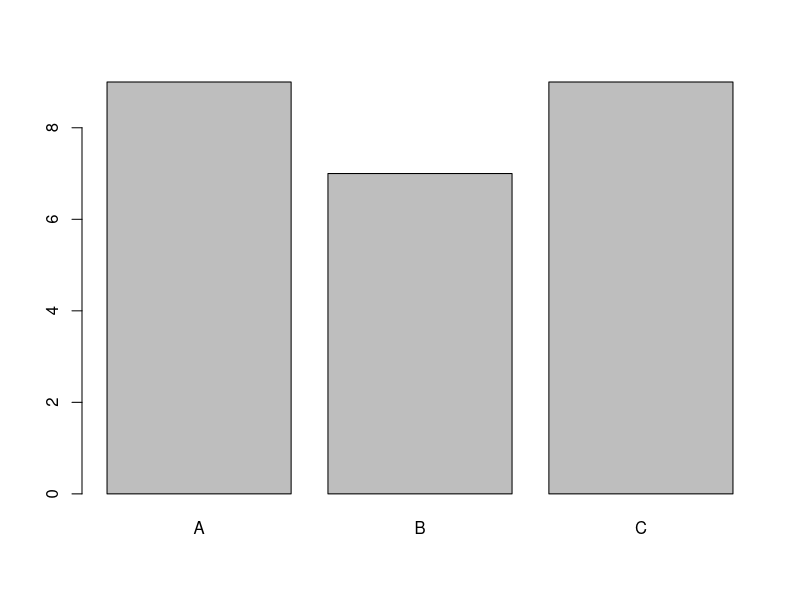
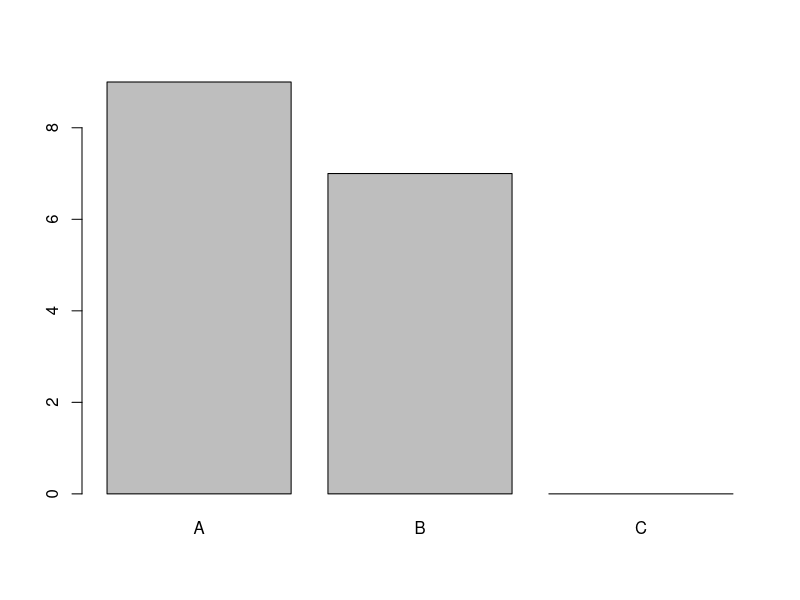
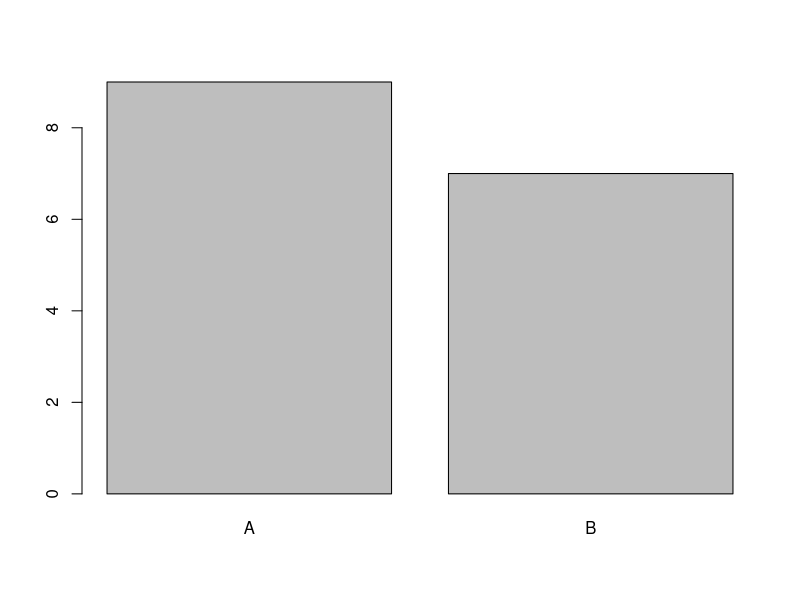

Source code (R) for these figures, in order:
## ---- chunk 1
knitr::opts_chunk$set(out.width="90%",out.height="90%") 
setwd("~/Library/Mobile Documents/com~apple~CloudDocs/cursos/estadisticacomputacional")
library(ggridges) 
library(reshape)
library(ggplot2)
library(tidyverse) 
library(patchwork)
## ---- chunk 2
    sexo<-c(0,1,0,0,0,0,0,0,0,1,1,0,1,1,0,1,0,0,0,0,1,1,1) 
    class(sexo)
## ---- chunk 3
    summary(sexo)
## ---- chunk 4
sexof<-factor(sexo)
sexof
summary(sexof)
## ---- chunk 5
sexof<-factor(sexo,labels=c("Fem","Mas"))
sexof
summary(sexof) 
## ---- chunk 6
class(sexof)
## ---- chunk 7
is.factor(sexof)
## ---- chunk 8
levels(sexof)
## ---- chunk 9
nlevels(sexof)
## ---- chunk 10
levels(sexof)=c("Femenino","Masculino") 
table(sexof)
## ---- chunk 11
edad=c(18,20,19,18,21,20)
sexo=c("M","F","M","M","F","F")
datos=data.frame(edad=edad,sexo=sexo,stringsAsFactors=TRUE) 
str(datos)
## ---- chunk 12
with( datos, tapply(edad,sexo, mean) ) 
## ---- chunk 13
sexo2=c('F','f','M','m','M','m','F','f','M','m','M','m','S')
sexo2=factor(sexo2)
summary(sexo2)
## ---- chunk 14
library(car)
sexo2=recode(sexo2,"c('F','f')='Femenino';
             c('M','m') = 'Masculino';
             else=NA")
summary(sexo2)
## ---- chunk 15
set.seed(1234)
satis=sample(1:10,size = 500,replace = TRUE)
satis=factor(satis)
table(satis)
## ---- chunk 16
#| echo: true
library(car)
satis_r=recode(satis,"c(1,2,3)='Baja';c(4,5,6,7)='Media';else='Alta'")
## ---- chunk 17
set.seed(1234)
peso=rpois(25,lambda = 40)
trat=factor(sample(c("A","B","C"),25,replace = TRUE) )
dataT=data.frame(peso,trat)
head(dataT)
## ---- chunk 18
barplot(table(dataT$trat)) 
## ---- chunk 19
dataTb=subset(dataT,subset=trat!='C')
table(dataTb$trat) 
## ---- chunk 20
levels(dataTb$trat)
## ---- chunk 21
barplot(table(dataTb$trat)) 
## ---- chunk 22
dataTb$trat=droplevels(dataTb$trat)
## ---- chunk 23
barplot(table(dataTb$trat)) 
## ---- chunk 24
set.seed(1234) 
edades<-round(16 + 50 * rbeta(10000, 2, 3))
head(edades)
cat('Edad minima', min(edades),"años \n") 
cat('Edad maxima', max(edades),"años\n") 
cat('Numero de datos:', length(edades),"\n") 
## ---- chunk 25
seq.int(16, 66, 10)
## ---- chunk 26
seq.int(16, 66, 10)
edades_agrup<-cut(edades, seq.int(16, 66, 10))
head(edades)
head(edades_agrup)
class(edades_agrup)
## ---- chunk 27
summary(edades_agrup)
table(edades_agrup)
sum(table(edades_agrup))
## ---- chunk 28
sum(edades==16) 
which(edades==16)
edades_agrup[which(edades==16)]
## ---- chunk 29
edades_agrup<-cut(edades, seq.int(16, 66, 10),
                  include.lowest = TRUE) 
table(edades_agrup)
sum(table(edades_agrup))
## ---- chunk 30
edades_agrup<-cut(edades, seq.int(16, 66, 10),
                  include.lowest = TRUE,
                  right = FALSE) 
table(edades_agrup)
sum(table(edades_agrup))
## ---- chunk 31
levels(edades_agrup)<-c('Jovenes' , 'Adultos Jovenes' , 
                        'Adultos','Mayores',
                        'Adulto Mayor') 
table(edades_agrup)
## ---- chunk 32
edades_agrup<-cut(edades, seq.int(16, 66, 10),labels=c('Jovenes' , 'Ad Jovenes' , 
                        'Adultos','Mayores',
                        'Ad Mayor'),include.lowest=TRUE,right = FALSE )
head( data.frame(edades,edades_agrup) ) 
## ---- chunk 33
gl(3, 4)
## ---- chunk 34
gl(3, 4,labels = c("A","B","C")) 
## ---- chunk 35
gl(3, 4,length=24,labels = c("A","B","C")) 
## ---- chunk 36
set.seed(1234)
peso=rpois(25,lambda = 40)
trat=factor(sample(c("A","B","C"),25,replace = TRUE) )
dataT=data.frame(peso,trat)
head(dataT)
## ---- chunk 37
#| echo: true
with(dataT, tapply(peso, trat, mean) ) 
## ---- chunk 38
#| echo: false
medias=with(dataT, tapply(peso, trat, mean) ) 
dmed=diff(medias)
## ---- chunk 39
mod=lm(peso~trat,data=dataT) 
summary(mod)[["coefficients"]]
## ---- chunk 40
medias=with(dataT, tapply(peso, trat, mean) ) 
medias["B"]-medias["A"]
## ---- chunk 41
dataT$trat=relevel(dataT$trat,ref='C')
with( dataT, tapply(peso,trat, mean) ) 
## ---- chunk 42
mod=lm(peso~trat,data=dataT) 
summary(mod)[["coefficients"]]
